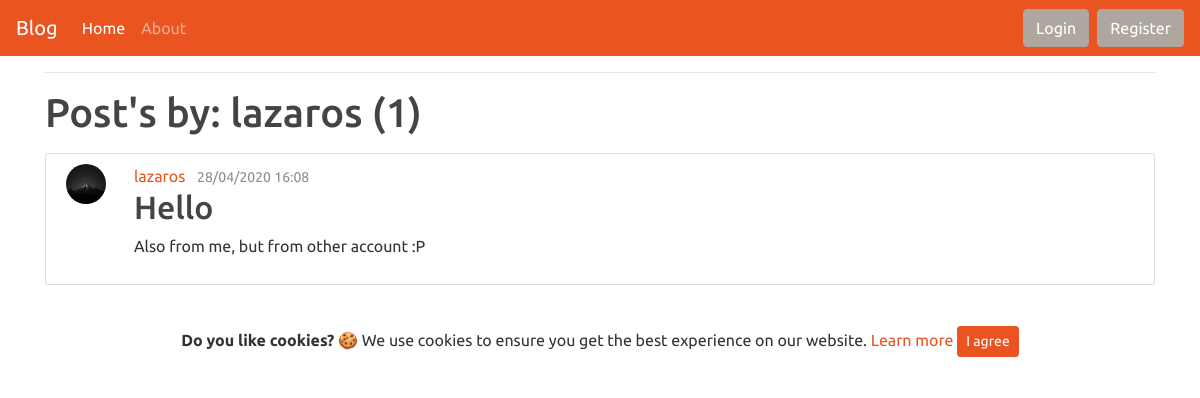
/user/lazaros/, run on the app's committed database.
### blog/models.py (models this page shows, shortened)
class Post(models.Model):
    title = models.CharField(max_length=50)
    content = models.TextField()
    date_posted = models.DateTimeField(default=timezone.now)
    author = models.ForeignKey(User, on_delete=models.CASCADE)

### users/models.py (models this page shows, shortened)
class Profile(models.Model):
    user = models.OneToOneField(User, on_delete=models.CASCADE) #vazoume to original model
    photoprofile = models.ImageField(default='default.jpg',upload_to='profile_pictures') #sthn metavlhth photoprofile orizoume default eikona thn default.jpg kai vazoume upload_to ton fakelo opou 9a apo9hkeuontai

### blog/views.py (the view)
# urls.py: path('user/<str:username>/', UserPostListView.as_view(), name='user-posts'), #apo views.home to alla3a se PostListView.as_view()
class UserPostListView(ListView):
    model = Post
    template_name = 'blog/user_posts.html'
    context_object_name = 'posts'
    paginate_by = 5
    def get_queryset(self): #if user exists
        user = get_object_or_404(User, username=self.kwargs.get('username'))
        return Post.objects.filter(author=user).order_by('-date_posted')

### blog/templates/blog/user_posts.html (shortened to what this page needs)
{% extends 'blog/base.html' %}
{% block content %}
    <h1 class="mb-3">Post's by: {{ view.kwargs.username }} ({{ page_obj.paginator.count }})</h1>
    {% for post in posts %}
      <article class="media content-section">
            <a class="mr-2" href="{% url 'user-posts' post.author.username %}">
            <img style="height:40px;max-width:40px;margin-right: 20px;" class="rounded-circle account-img" src="{{ post.author.profile.photoprofile.url }}">
            </a>
            <div class="media-body">
              <div class="article-metadata">
                <a class="mr-2" href="{% url 'user-posts' post.author.username %}">{{ post.author }}</a>
                <small class="text-muted">{{ post.date_posted|date:"d/m/Y H:s" }}</small>
              </div>
              <h2><a class="article-title" href="{% url 'post-detail' post.id %}">{{ post.title }}</a></h2>
              <p class="article-content">{{ post.content }}</p>
            </div>
          </article>
    {% endfor %}
{% endblock %}

### blog/static/blog/main.css (style rules this page uses)
body { background: #fafafa; color: #333333; margin-top: 5rem; }
h1, h2, h3, h4, h5, h6 { color: #444444; }
.content-section { background: #ffffff; padding: 10px 20px; border: 1px solid #dddddd; border-radius: 3px; margin-bottom: 20px; }
.article-title { color: #444444; }

### data on the page
Post: author.profile.photoprofile (picture), author "lazaros", date_posted "28/04/2020 16:08", title "Hello", content "Also from me, but from other account :P"

### other printed values
{{ view.kwargs.username }} "lazaros"
{{ page_obj.paginator.count }} "1"
